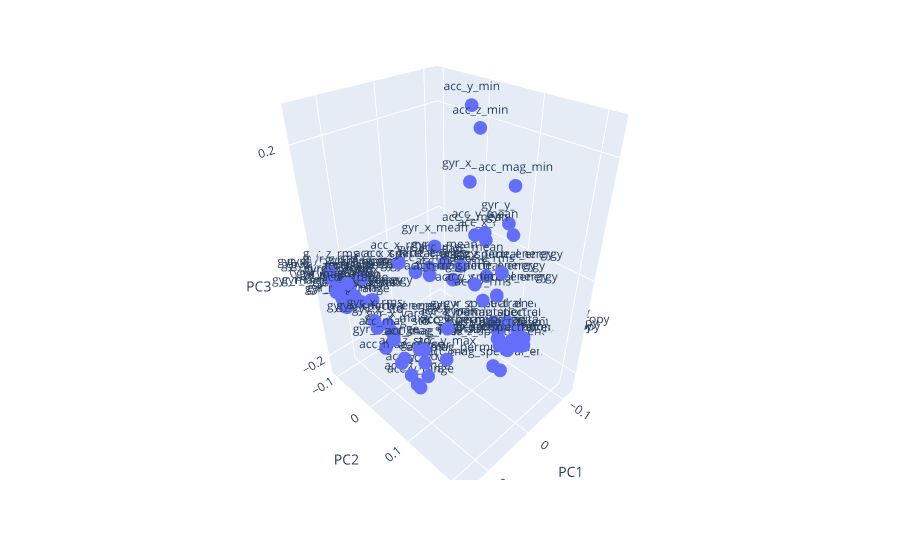

Notebook cell for this chart:
### Code cell
loadings_label = df_loadings.index
# loadings_label = df_loadings.index.str.strip(' (cm)')

fig = px.scatter_3d(df_loadings, x='PC1', y='PC2', z='PC3',
                    text = loadings_label)

fig.show()

### Figure 1 — Plotly figure (JSON) as saved in the notebook; plotly's stock layout.template omitted (floating-point values rounded to 4 significant figures)
{"data": [{"hovertemplate": "PC1=%{x}<br>PC2=%{y}<br>PC3=%{z}<br>index=%{text}<extra></extra>", "legendgroup": "", "marker": {"color": "#636efa", "symbol": "circle"}, "mode": "markers+text", "name": "", "scene": "scene", "showlegend": false, "text": ["acc_x_permutation_entropy", "acc_x_spectral_entropy", "acc_x_mean", "acc_x_std", "acc_x_range", "acc_x_rms", "acc_x_var", "acc_x_min", "acc_x_max", "acc_x_time_energy", "acc_x_spectral_energy", "acc_y_permutation_entropy", "acc_y_spectral_entropy", "acc_y_mean", "acc_y_std", "acc_y_range", "acc_y_rms", "acc_y_var", "acc_y_min", "acc_y_max", "acc_y_time_energy", "acc_y_spectral_energy", "acc_z_permutation_entropy", "acc_z_spectral_entropy", "acc_z_mean", "acc_z_std", "acc_z_range", "acc_z_rms", "acc_z_var", "acc_z_min", "acc_z_max", "acc_z_time_energy", "acc_z_spectral_energy", "acc_mag_permutation_entropy", "acc_mag_spectral_entropy", "acc_mag_mean", "acc_mag_std", "acc_mag_range", "acc_mag_rms", "acc_mag_var", "acc_mag_min", "acc_mag_max", "acc_mag_time_energy", "acc_mag_spectral_energy", "gyr_x_permutation_entropy", "gyr_x_spectral_entropy", "gyr_x_mean", "gyr_x_std", "gyr_x_range", "gyr_x_rms", "gyr_x_var", "gyr_x_min", "gyr_x_max", "gyr_x_time_energy", "gyr_x_spectral_energy", "gyr_y_permutation_entropy", "gyr_y_spectral_entropy", "gyr_y_mean", "gyr_y_std", "gyr_y_range", "gyr_y_rms", "gyr_y_var", "gyr_y_min", "gyr_y_max", "gyr_y_time_energy", "gyr_y_spectral_energy", "gyr_z_permutation_entropy", "gyr_z_spectral_entropy", "gyr_z_mean", "gyr_z_std", "gyr_z_range", "gyr_z_rms", "gyr_z_var", "gyr_z_min", "gyr_z_max", "gyr_z_time_energy", "gyr_z_spectral_energy", "gyr_mag_permutation_entropy", "gyr_mag_spectral_entropy", "gyr_mag_mean", "gyr_mag_std", "gyr_mag_range", "gyr_mag_rms", "gyr_mag_var", "gyr_mag_min", "gyr_mag_max", "gyr_mag_time_energy", "gyr_mag_spectral_energy"], "type": "scatter3d", "x": [-0.08019, -0.07729, -0.008155, 0.1338, 0.13, 0.1163, 0.1141, -0.1067, 0.09964, 0.1089, 0.1088, -0.07351, -0.0673, 0.07074, 0.1209, 0.1043, 0.1029, 0.1036, -0.0537, 0.1122, 0.09512, 0.09517, -0.07765, -0.07137, 0.06803, 0.1194, 0.1107, 0.09042, 0.1033, -0.0121, 0.108, 0.08661, 0.08663, -0.06167, -0.06281, 0.1088, 0.133, 0.1267, 0.1166, 0.1138, 0.02041, 0.1294, 0.1086, 0.1086, -0.071, -0.07175, -0.008529, 0.1291, 0.1237, 0.1312, 0.1186, -0.1093, 0.1055, 0.1218, 0.1218, -0.08411, -0.06939, -0.0127, 0.1313, 0.1282, 0.1302, 0.1155, -0.1136, 0.1078, 0.1154, 0.1154, -0.09239, -0.08055, 0.007814, 0.1373, 0.1357, 0.1363, 0.1224, -0.1203, 0.12, 0.1225, 0.1224, -0.09572, -0.08526, 0.1436, 0.1374, 0.1371, 0.1442, 0.1265, 0.1055, 0.139, 0.1364, 0.1363], "y": [0.1271, 0.1403, -0.01392, -0.04822, -0.03744, 0.06251, -0.01823, 0.02501, -0.03429, 0.08721, 0.08757, 0.09185, 0.1018, 0.1732, 0.08018, 0.08081, 0.2024, 0.09939, 0.0325, 0.1493, 0.2168, 0.217, 0.09017, 0.1175, 0.1554, 0.0636, 0.08112, 0.1957, 0.093, 0.08688, 0.1476, 0.2153, 0.2156, 0.09547, 0.1114, 0.1706, 0.05889, 0.06569, 0.1654, 0.0941, 0.175, 0.1231, 0.1937, 0.1939, 0.09313, 0.08213, -0.0004221, 0.01381, 0.02332, 0.01148, 0.03736, -0.01843, 0.02235, 0.03241, 0.03254, 0.1419, 0.1255, 0.0177, -0.08999, -0.07373, -0.1033, -0.08645, 0.06701, -0.06018, -0.105, -0.1049, 0.132, 0.1052, 0.003204, -0.08727, -0.07841, -0.08907, -0.08049, 0.07322, -0.06586, -0.08336, -0.08323, 0.1329, 0.1248, -0.06322, -0.07141, -0.05358, -0.06688, -0.07009, -0.05016, -0.05506, -0.06538, -0.06527], "z": [-0.1676, -0.1587, -0.04963, -0.01069, -0.03149, 0.07355, -0.03786, -0.004978, -0.05426, 0.06721, 0.06697, -0.1706, -0.1766, 0.1487, -0.1272, -0.168, 0.08019, -0.1282, 0.2417, -0.05002, 0.09174, 0.09123, -0.173, -0.1803, 0.1367, -0.1037, -0.1552, 0.1065, -0.1034, 0.2337, 0.003805, 0.1195, 0.1191, -0.2294, -0.2296, 0.118, -0.05899, -0.1069, 0.0992, -0.06769, 0.1932, -0.03737, 0.1031, 0.1026, -0.1492, -0.1364, 0.01503, -0.06614, -0.106, -0.05237, -0.06683, 0.09, -0.09461, -0.05177, -0.05231, -0.1606, -0.1507, -0.01114, -0.04237, -0.06301, -0.02791, -0.06302, 0.04237, -0.06733, -0.04312, -0.04345, -0.163, -0.1272, -0.01679, -0.01771, -0.03207, -0.008911, -0.04651, 0.02027, -0.03596, -0.03491, -0.03522, -0.157, -0.1386, -0.03175, -0.03101, -0.0592, -0.03186, -0.04746, -0.01747, -0.05773, -0.04863, -0.04905]}], "layout": {"legend": {"tracegroupgap": 0}, "margin": {"t": 60}, "scene": {"domain": {"x": [0, 1], "y": [0, 1]}, "xaxis": {"title": {"text": "PC1"}}, "yaxis": {"title": {"text": "PC2"}}, "zaxis": {"title": {"text": "PC3"}}}}}
